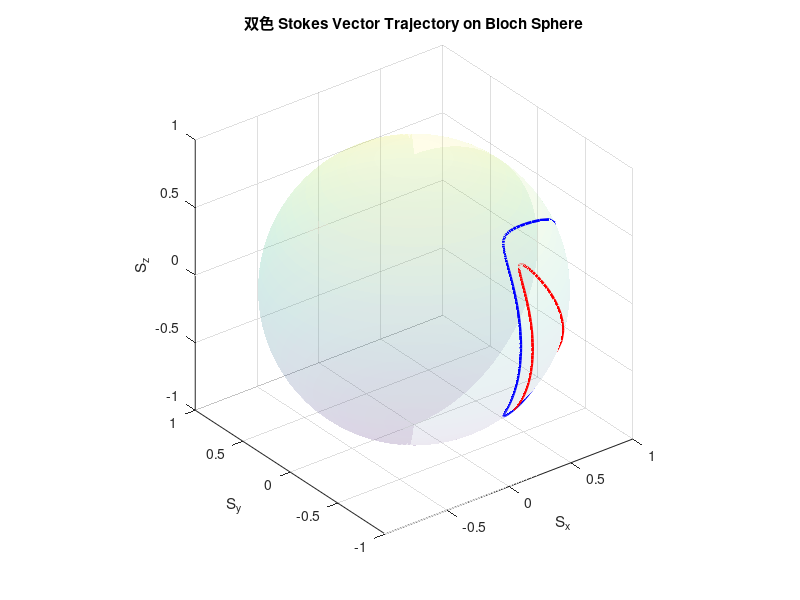

Write MATLAB code to recreate this figure.
% clear;
% close all;
% 
% % 假设你已经从仿真或测量中获得了 Stokes 向量的数据
% % 这里使用示例数据代替
% Nt = 1000;  % 时间点数
% t = linspace(0, 100, Nt);  % 假设时间范围
% 
% % 示例 Stokes 向量数据，I, Q, U, V
% I = rand(1, Nt) + 1;  % 总光强
% Q = sin(t);           % 偏振光强度差
% U = cos(t);           % 交叉偏振
% V = sin(2*t);         % 旋光项
% 
% % 计算归一化的 Sx, Sy, Sz
% Sx = Q ./ I;  % Q/I
% Sy = U ./ I;  % U/I
% Sz = V ./ I;  % V/I
% 
% norm_S = sqrt(Sx.^2 + Sy.^2 + Sz.^2);
% Sx = Sx ./ norm_S;
% Sy = Sy ./ norm_S;
% Sz = Sz ./ norm_S;
% 
% 
% Sx_smooth = smooth(Sx, 0.1, 'loess');
% Sy_smooth = smooth(Sy, 0.1, 'loess');
% Sz_smooth = smooth(Sz, 0.1, 'loess');
% 
% % 绘制 Bloch 球
% figure;
% 
% % 使用 meshgrid 创建单位球的坐标
% [phi, theta] = meshgrid(linspace(0, 2*pi, 100), linspace(0, pi, 50));
% x = sin(theta) .* cos(phi);
% y = sin(theta) .* sin(phi);
% z = cos(theta);
% 
% % 绘制球面
% surf(x, y, z, 'EdgeColor', 'none', 'FaceAlpha', 0.1);
% hold on;
% 
% % 绘制 Stokes 向量的轨迹
% plot3(Sx, Sy, Sz, 'LineWidth', 2, 'Color', 'b');
% 
% % 添加标签和标题
% title('Stokes Vector Trajectory on Bloch Sphere');
% xlabel('S_x');
% ylabel('S_y');
% zlabel('S_z');
% axis equal;
% grid on;
% 生成双色 Stokes 向量数据
t = linspace(0, 2*pi, 200); 
Sx1 = 0.1; 
Sy1 = cos(t); 
Sz1 = 0.5 * sin(2*t); 

Sx2 = 0.2; 
Sy2 = cos(t + pi/0.1); 
Sz2 = 0.5 * sin(2*t + pi/5);

% 归一化 Stokes 向量
norm_S1 = sqrt(Sx1.^2 + Sy1.^2 + Sz1.^2);
norm_S2 = sqrt(Sx2.^2 + Sy2.^2 + Sz2.^2);

Sx1 = Sx1 ./ norm_S1;
Sy1 = Sy1 ./ norm_S1;
Sz1 = Sz1 ./ norm_S1;

Sx2 = Sx2 ./ norm_S2;
Sy2 = Sy2 ./ norm_S2;
Sz2 = Sz2 ./ norm_S2;

% 绘制 Bloch 球
figure;

% 创建单位球
[phi, theta] = meshgrid(linspace(0, 2*pi, 100), linspace(0, pi, 50));
x = sin(theta) .* cos(phi);
y = sin(theta) .* sin(phi);
z = cos(theta);

% 绘制球面
surf(x, y, z, 'EdgeColor', 'none', 'FaceAlpha', 0.1);
hold on;

% 绘制 Stokes 向量轨迹（双色）
plot3(Sx1, Sy1, Sz1, 'LineWidth', 2, 'Color', 'b'); % 第一波长
plot3(Sx2, Sy2, Sz2, 'LineWidth', 2, 'Color', 'r'); % 第二波长

% 设置图形
title('双色 Stokes Vector Trajectory on Bloch Sphere');
xlabel('S_x');
ylabel('S_y');
zlabel('S_z');
axis equal;
grid on;
